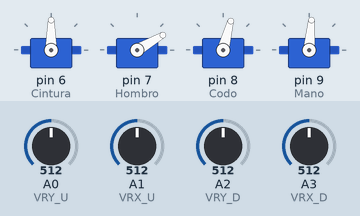
Recording of a sketch running on a simulated Arduino Uno, built with avr-gcc and run on an emulated ATmega328P. Shown: 4 × servo. The test bench sets the inputs (shaded band); at power-on: A0 (VRY_U) = 512, A2 (VRY_D) = 512, A3 (VRX_D) = 512, A1 (VRX_U) = 512.

Above: at 1.2 s.
1.3 s: A0 (VRY_U) set to 716
At 2.5 s:
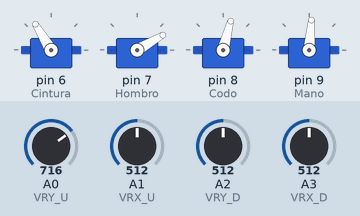
2.8 s: A2 (VRY_D) set to 716
At 3.6 s:
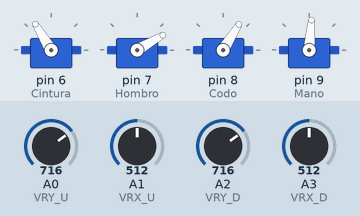
4.3 s: A3 (VRX_D) set to 716
At 4.6 s:
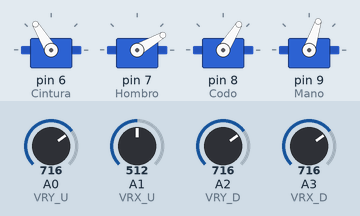
5.8 s: A0 (VRY_U) set to 992
At 6.2 s:
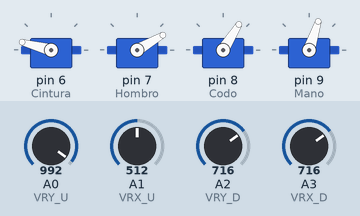
7.3 s: A2 (VRY_D) set to 992
At 8.4 s:
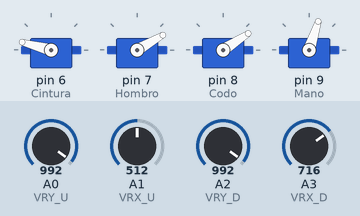
8.8 s: A3 (VRX_D) set to 992
At 9.5 s:
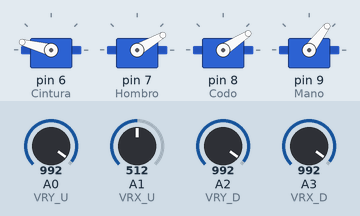
Timing chart, 0 to 11.3 s (numbered marks = the images above; inputs shaded):
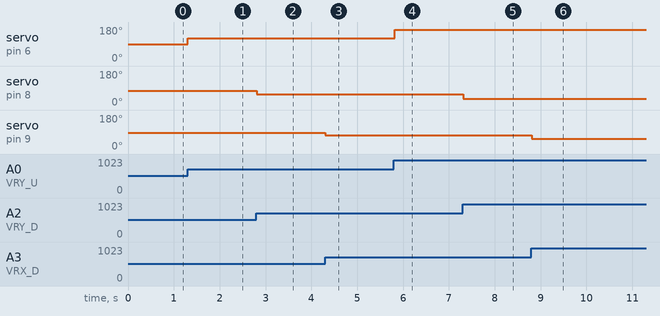

Measured:
- after the input at 1.3 s, servo on pin 6 (Cintura): 90° → 121° at once
- after the input at 2.8 s, servo on pin 8 (Codo): 75° → 58° at once
- after the input at 4.3 s, servo on pin 9 (Mano): 85° → 72° at once
- after the input at 5.8 s, servo on pin 6 (Cintura): 121° → 165° at once
- after the input at 7.3 s, servo on pin 8 (Codo): 58° → 33° at once
- after the input at 8.8 s, servo on pin 9 (Mano): 72° → 53° at once

The sketch:

manojoystick.ino
```cpp
#include <Servo.h>
#define VRY_U A0
#define VRX_U A1
#define VRY_D A2
#define VRX_D A3

Servo Cintura;
Servo Hombro;
Servo Codo;
Servo Mano;

int lVRY_U;
int lVRX_U;
int lVRY_D;
int lVRX_D;

void setup (){
  Cintura.attach(6);
  Hombro.attach(7);
  Codo.attach(8);
  Mano.attach(9);
  pinMode (VRY_U, INPUT);
  pinMode (VRX_U, INPUT);
  pinMode (VRY_D, INPUT);
  pinMode (VRX_D, INPUT);
}
void loop(){
  lVRY_U = analogRead(VRY_U);
  lVRX_U = analogRead(VRX_U);
  lVRY_D = analogRead(VRY_D);
  lVRX_D = analogRead(VRX_D);
  lVRY_U= map(lVRY_U,0,1023,10,170);//cintura
  lVRX_U= map(lVRX_U,0,1023,30,31);//hombro
  lVRY_D= map(lVRY_D,0,1023,120,30);//codo
  lVRX_D= map(lVRX_D,0,1023,120,50);//mano

  Cintura.write(lVRY_U);
  Hombro.write(lVRX_U);
  Codo.write(lVRY_D);
  Mano.write(lVRX_D);
  delay(15);
  }
```
